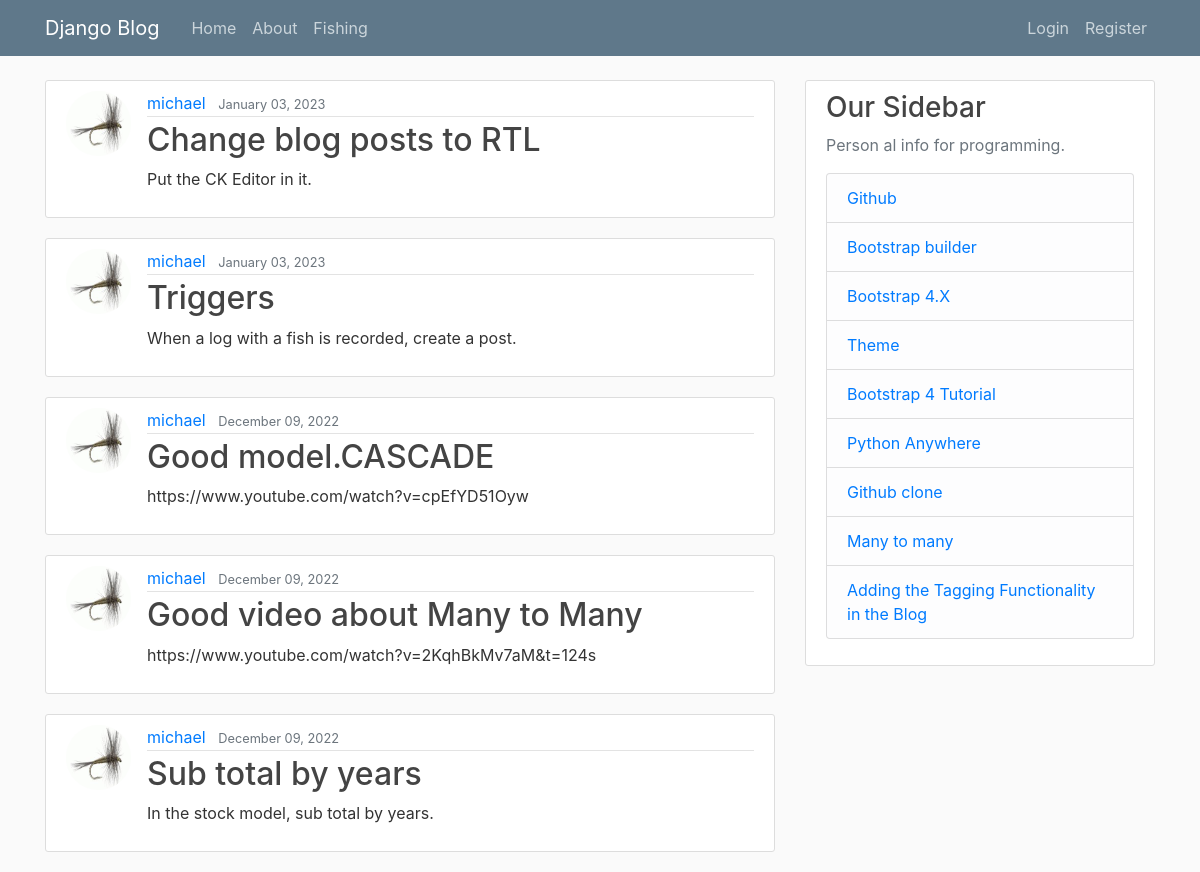
Screenshot of /blog/ with the database file from the repository.
### blog/models.py (models this page shows, shortened)
class Post(models.Model):
    title = models.CharField(max_length=100)
    content = models.TextField()
    date_posted = models.DateTimeField(default=timezone.now)
    author = models.ForeignKey(User, on_delete=models.CASCADE)

### users/models.py (models this page shows, shortened)
class Profile(models.Model):
    user = models.OneToOneField(User, on_delete=models.CASCADE)
    image = models.ImageField(default='default.jpg', upload_to='profile_pics')

### blog/views.py (the view)
# urls.py: path('', PostListView.as_view(), name='blog-home'),
class PostListView(ListView):
    model = Post
    template_name = 'blog/home.html'  # <app>/<model>_<viewtype>.html
    context_object_name = 'posts'
    ordering = ['-date_posted']
    paginate_by = 5

### blog/templates/blog/home.html (shortened to what this page needs)
{% extends "blog/base.html" %}
{% block content %}
    {% for post in posts %}
        <article class="media content-section">
          <img class="rounded-circle article-img" src="{{ post.author.profile.image.url }}">
          <div class="media-body">
            <div class="article-metadata">
              <a class="mr-2" href="{% url 'user-posts' post.author.username %}">{{ post.author }}</a>
              <small class="text-muted">{{ post.date_posted|date:"F d, Y" }}</small>
            </div>
            <h2><a class="article-title" href="{% url 'post-detail' post.id %}">{{ post.title }}</a></h2>
            <p class="article-content">{{ post.content }}</p>
          </div>
        </article>
    {% endfor %}
{% endblock content %}

### blog/templates/blog/base.html (shortened to what this page needs)
{% load static %}
<!DOCTYPE html>
<html>
<head>
    <link rel="stylesheet" href="https://maxcdn.bootstrapcdn.com/bootstrap/4.0.0/css/bootstrap.min.css">
    <link rel="stylesheet" type="text/css" href="{% static 'blog/main.css' %}">
</head>
<body>
    <header class="site-header">
      <nav class="navbar navbar-expand-md navbar-dark bg-steel fixed-top">
        <div class="container">
          <a class="navbar-brand mr-4" href="{% url 'catch_home' %}">Django Blog</a>
          <div class="collapse navbar-collapse" id="navbarToggle">
            <div class="navbar-nav mr-auto">
              <a class="nav-item nav-link" href="{% url 'blog-home' %}">Home</a>
              <a class="nav-item nav-link" href="{% url 'blog-about' %}">About</a>
              <a class="nav-item nav-link" href="#">Fishing</a>
            </div>
            <div class="navbar-nav">
              {% if user.is_authenticated %}
                <a class="nav-item nav-link" href="{% url 'post-create' %}">New Post</a>
                <a class="nav-item nav-link" href="{% url 'profile' %}">Profile</a>
                <a class="nav-item nav-link" href="{% url 'logout' %}">Logout</a>
                <a class="nav-item nav-link" href="{% url 'admin:index' %}">ADMIN</a>
              {% else %}
                <a class="nav-item nav-link" href="{% url 'login' %}">Login</a>
                <a class="nav-item nav-link" href="{% url 'register' %}">Register</a>
              {% endif %}
            </div>
          </div>
        </div>
      </nav>
    </header>
    <main role="main" class="container">
      <div class="row">
        <div class="col-md-8">
          {% block content %}{% endblock %}
        </div>
        <div class="col-md-4">
          <div class="content-section">
            <h3>Our Sidebar</h3>
            <p class='text-muted'>Person al info for programming.
              <ul class="list-group">
                <li class="list-group-item list-group-item-light"><a href="https://github.com/mgurnett" target="_blank" >Github</a></li>
                <li class="list-group-item list-group-item-light"><a href="https://www.layoutit.com/build?#" target="_blank" >Bootstrap builder</a></li>
                <li class="list-group-item list-group-item-light"><a href="https://getbootstrap.com/docs/4.6/getting-started/introduction/" target="_blank" >Bootstrap 4.X</a></li>
                <li class="list-group-item list-group-item-light"><a href="https://bootswatch.com/darkly/" target="_blank" >Theme</a></li>
                <li class="list-group-item list-group-item-light"><a href="https://www.w3schools.com/bootstrap4/default.asp" target="_blank" >Bootstrap 4 Tutorial</a></li>
                <li class="list-group-item list-group-item-light"><a href="https://www.pythonanywhere.com/user/mgurnett/" target="_blank" >Python Anywhere</a></li>
                <li class="list-group-item list-group-item-light"><a href="https://mycyberuniverse.com/how-fix-fatal-authentication-failed-for-https-github-com.html" target="_blank" >Github clone</a></li>
                <li class="list-group-item list-group-item-light"><a href="https://medium.com/swlh/django-forms-for-many-to-many-fields-d977dec4b024" target="_blank" >Many to many</a></li>
                <li class="list-group-item list-group-item-light"><a href="https://www.codesnail.com/adding-the-tagging-functionality-in-the-blog-django-blog-7/" target="_blank" >Adding the Tagging Functionality in the Blog</a></li>
              </ul>
            </p>
          </div>
        </div>
      </div>
    </main>
</body>
</html>

### static/blog/main.css (style rules this page uses)
body { background: #fafafa; color: #333333; margin-top: 5rem; }
h1, h2, h3, h4, h5, h6 { color: #444444; }
ul { margin: 0; }
.bg-steel { background-color: #5f788a; }
.site-header .navbar-nav .nav-link { color: #cbd5db; }
.content-section { background: #ffffff; padding: 10px 20px; border: 1px solid #dddddd; border-radius: 3px; margin-bottom: 20px; }
.article-title { color: #444444; }
.article-content { white-space: pre-line; }
.article-img { height: 65px; width: 65px; margin-right: 16px; }
.article-metadata { padding-bottom: 1px; margin-bottom: 4px; border-bottom: 1px solid #e3e3e3 }

### rows the page displays
Post: author.profile.image (placeholder picture), author "michael", date_posted "January 03, 2023", title "Change blog posts to RTL", content "Put the CK Editor in it."
Post: author.profile.image (placeholder picture), author "michael", date_posted "January 03, 2023", title "Triggers", content "When a log with a fish is recorded, create a post."
Post: author.profile.image (placeholder picture), author "michael", date_posted "December 09, 2022", title "Good model.CASCADE", content "https://www.youtube.com/watch?v=cpEfYD51Oyw"
Post: author.profile.image (placeholder picture), author "michael", date_posted "December 09, 2022", title "Good video about Many to Many", content "https://www.youtube.com/watch?v=2KqhBkMv7aM&t=124s"
Post: author.profile.image (placeholder picture), author "michael", date_posted "December 09, 2022", title "Sub total by years", content "In the stock model, sub total by years."
